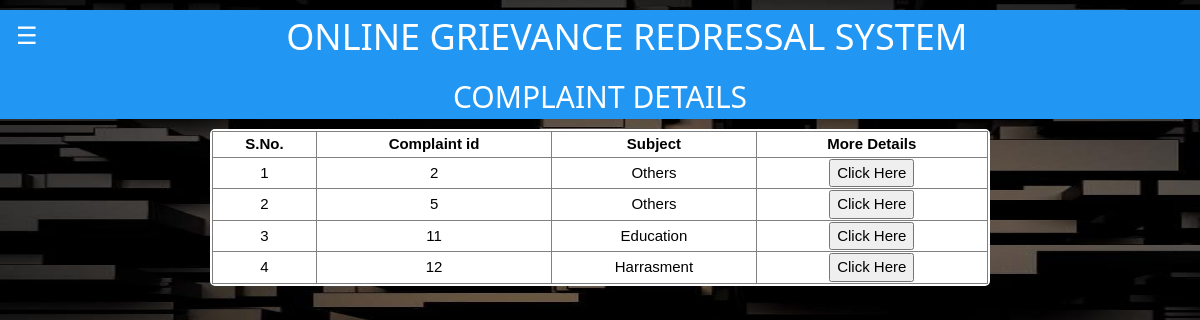
The page /complaint_details.php (signed in) on the database its author committed.
### tables this page shows
CREATE TABLE `complaint` (
  `cmpid` int(50) NOT NULL,
  `name` varchar(30) NOT NULL,
  `cdetails` text NOT NULL,
  `type` text NOT NULL,
  `ctype` text NOT NULL,
  `priority` text NOT NULL,
  `report` text NOT NULL,
  `remark` text NOT NULL,
  `feedback` text NOT NULL,
  `date` timestamp NOT NULL DEFAULT current_timestamp() ON UPDATE current_timestamp(),
  `admno` int(11) NOT NULL,
  `status` varchar(25) NOT NULL,
  `image` longblob DEFAULT NULL,
  `imgtype` varchar(1000) NOT NULL
);

### complaint_details.php (the view, shortened to what this page needs)
<!DOCTYPE html>
<html>
<link rel="stylesheet" href="extra.css">
<body>
<div class="w3-blue">
  <button class="w3-button w3-blue w3-xlarge w3-left" onclick="openLeftMenu()">&#9776;</button>
  <h1 style="text-align:center;">ONLINE GRIEVANCE REDRESSAL SYSTEM</h1>
  <h2 style="color:White; text-align:center">COMPLAINT DETAILS</h2>
</div>
<center>
<div style="background-color:White; border: 2px solid White; border-radius: 5px; width:65% " >
<table width="100%" border="1" style="border-collapse:collapse;">
<thead>
<tr>
<th><center>S.No.</center></th>
<th><center>Complaint id</center></th>
<th><center>Subject</center></th>
<th><center>More Details</center></th>
</tr>
</thead>
<tbody>
<?php
require_once "config.php";
$count=1;
$sel_query="Select * from complaint where status = 'submitted' order by cmpid";
$result = mysqli_query($link,$sel_query);
while($row = mysqli_fetch_assoc($result)) { ?>
<tr><td align="center"><?php echo $count; ?></td>
<td align="center"><?php echo $row["cmpid"]; ?></td>
<td align="center"><?php echo $row["ctype"]; ?></td>
<td align="center">
<a href="javascript:void(0);" onClick="popUpWindow('http://localhost/og/viewdetails.php?uid=<?php echo htmlentities($row['cmpid']);?>');" title="Details">
<button type="button" class="btn btn-primary">Click Here</button></a>
</td>
</tr>
<?php $count++; } ?>
</tbody>
</table>
</div>
</center>
</body>
</html>

### extra.css (style rules this page uses)
html { box-sizing:border-box }
*,*:before,*:after { box-sizing:inherit }
html { -ms-text-size-adjust:100%;-webkit-text-size-adjust:100% }
body { margin:0 }
a { background-color:transparent }
button,input,select,textarea,optgroup { font:inherit;margin:0 }
button,input { overflow:visible }
button,select { text-transform:none }
button,[type=button],[type=reset],[type=submit] { -webkit-appearance:button }
html,body { font-family:Verdana,sans-serif;font-size:15px;line-height:1.5 }
html { overflow-x:hidden }
h1 { font-size:36px }
h2 { font-size:30px }
h1,h2,h3,h4,h5,h6 { font-family:"Segoe UI",Arial,sans-serif;font-weight:400;margin:10px 0 }
a { color:inherit }
.w3-btn,.w3-button { border:none;display:inline-block;padding:8px 16px;vertical-align:middle;overflow:hidden;text-decoration:none;color:inherit;background-color:inherit;text-align:center;cursor:pointer;white-space:nowrap }
.w3-btn,.w3-button { -webkit-touch-callout:none;-webkit-user-select:none;-khtml-user-select:none;-moz-user-select:none;-ms-user-select:none;user-select:none }
.w3-xlarge { font-size:24px!important }
.w3-left { float:left!important }
.w3-blue,.w3-hover-blue:hover { color:#fff!important;background-color:#2196F3!important }

### complaint_details.php (style rules this page uses)
body { background-image:url('stked.jpeg'); background-attachment:fixed; background-size:100% 100%; }

### rows shown on the page
complaint: cmpid "2", ctype "Others"
complaint: cmpid "5", ctype "Others"
complaint: cmpid "11", ctype "Education"
complaint: cmpid "12", ctype "Harrasment"
